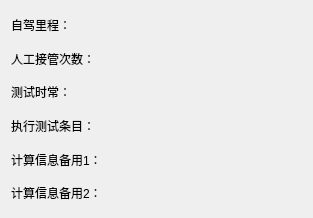
             <widget class="QWidget" name="scrollAreaWidgetContents_6">
              <property name="geometry">
               <rect>
                <x>0</x>
                <y>0</y>
                <width>313</width>
                <height>218</height>
               </rect>
              </property>
              <layout class="QVBoxLayout" name="verticalLayout_12">
               <item>
                <widget class="QLabel" name="label_44">
                 <property name="text">
                  <string>自驾里程：</string>
                 </property>
                </widget>
               </item>
               <item>
                <widget class="QLabel" name="label_45">
                 <property name="text">
                  <string>人工接管次数：</string>
                 </property>
                </widget>
               </item>
               <item>
                <widget class="QLabel" name="label_46">
                 <property name="text">
                  <string>测试时常：</string>
                 </property>
                </widget>
               </item>
               <item>
                <widget class="QLabel" name="label_47">
                 <property name="text">
                  <string>执行测试条目：</string>
                 </property>
                </widget>
               </item>
               <item>
                <widget class="QLabel" name="label_48">
                 <property name="text">
                  <string>计算信息备用1：</string>
                 </property>
                </widget>
               </item>
               <item>
                <widget class="QLabel" name="label_49">
                 <property name="text">
                  <string>计算信息备用2：</string>
                 </property>
                </widget>
               </item>
              </layout>
             </widget>
